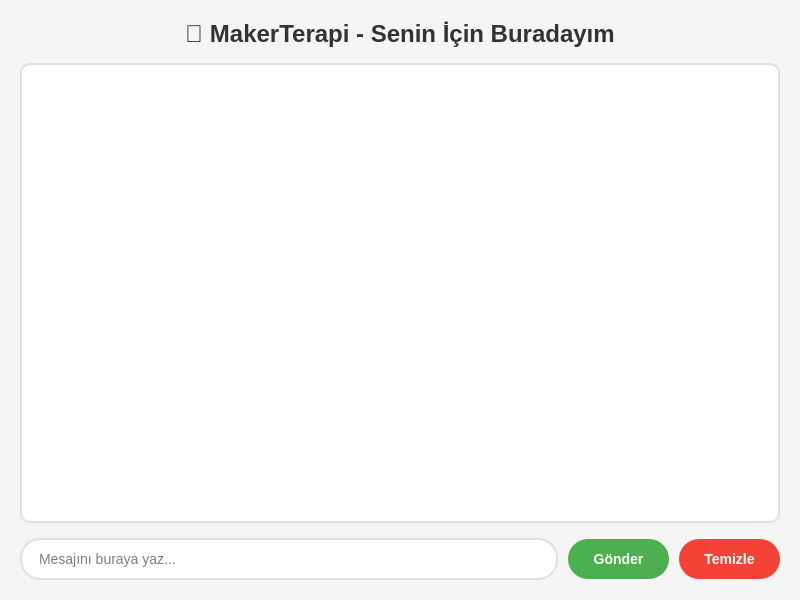
<?xml version="1.0" encoding="UTF-8"?>
<ui version="4.0">
 <class>MainWindow</class>
 <widget class="QMainWindow" name="MainWindow">
  <property name="geometry">
   <rect>
    <x>0</x>
    <y>0</y>
    <width>800</width>
    <height>600</height>
   </rect>
  </property>
  <property name="windowTitle">
   <string>MakerTerapi - Terapi Chatbot</string>
  </property>
  <property name="styleSheet">
   <string notr="true">QMainWindow {
    background-color: #f5f5f5;
}

QTextEdit {
    background-color: white;
    border: 2px solid #e0e0e0;
    border-radius: 10px;
    padding: 10px;
    font-size: 14px;
}

QLineEdit {
    background-color: white;
    border: 2px solid #e0e0e0;
    border-radius: 20px;
    padding: 10px 15px;
    font-size: 14px;
}

QLineEdit:focus {
    border: 2px solid #4CAF50;
}

QPushButton {
    background-color: #4CAF50;
    color: white;
    border: none;
    border-radius: 20px;
    padding: 10px 25px;
    font-size: 14px;
    font-weight: bold;
}

QPushButton:hover {
    background-color: #45a049;
}

QPushButton:pressed {
    background-color: #3d8b40;
}

QPushButton:disabled {
    background-color: #cccccc;
}

#clearButton {
    background-color: #f44336;
}

#clearButton:hover {
    background-color: #da190b;
}

QLabel {
    font-size: 24px;
    font-weight: bold;
    color: #333;
}</string>
  </property>
  <widget class="QWidget" name="centralwidget">
   <layout class="QVBoxLayout" name="verticalLayout">
    <property name="spacing">
     <number>15</number>
    </property>
    <property name="leftMargin">
     <number>20</number>
    </property>
    <property name="topMargin">
     <number>20</number>
    </property>
    <property name="rightMargin">
     <number>20</number>
    </property>
    <property name="bottomMargin">
     <number>20</number>
    </property>
    <item>
     <widget class="QLabel" name="titleLabel">
      <property name="text">
       <string>💚 MakerTerapi - Senin İçin Buradayım</string>
      </property>
      <property name="alignment">
       <set>Qt::AlignCenter</set>
      </property>
     </widget>
    </item>
    <item>
     <widget class="QTextEdit" name="chatTextEdit">
      <property name="readOnly">
       <bool>true</bool>
      </property>
     </widget>
    </item>
    <item>
     <layout class="QHBoxLayout" name="horizontalLayout">
      <property name="spacing">
       <number>10</number>
      </property>
      <item>
       <widget class="QLineEdit" name="messageLineEdit">
        <property name="placeholderText">
         <string>Mesajını buraya yaz...</string>
        </property>
       </widget>
      </item>
      <item>
       <widget class="QPushButton" name="sendButton">
        <property name="minimumSize">
         <size>
          <width>100</width>
          <height>40</height>
         </size>
        </property>
        <property name="text">
         <string>Gönder</string>
        </property>
       </widget>
      </item>
      <item>
       <widget class="QPushButton" name="clearButton">
        <property name="minimumSize">
         <size>
          <width>100</width>
          <height>40</height>
         </size>
        </property>
        <property name="text">
         <string>Temizle</string>
        </property>
       </widget>
      </item>
     </layout>
    </item>
   </layout>
  </widget>
 </widget>
 <resources/>
 <connections/>
</ui>
